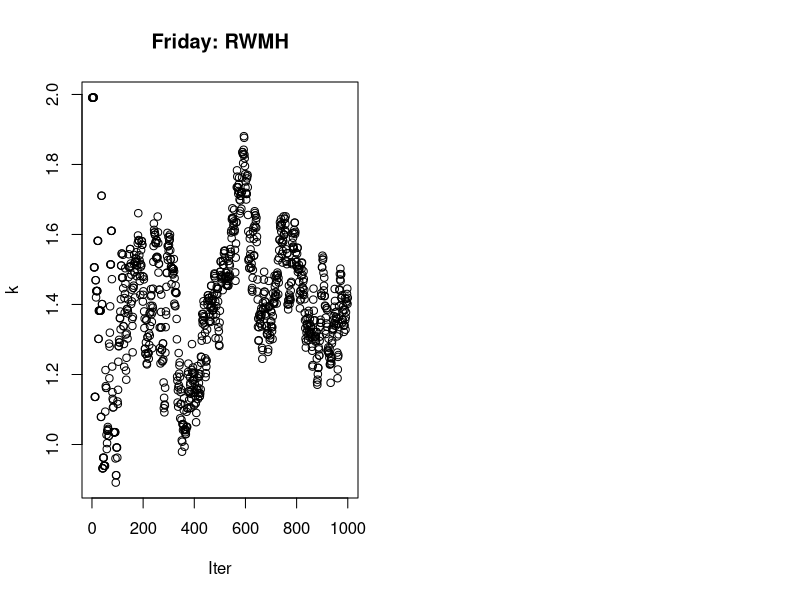
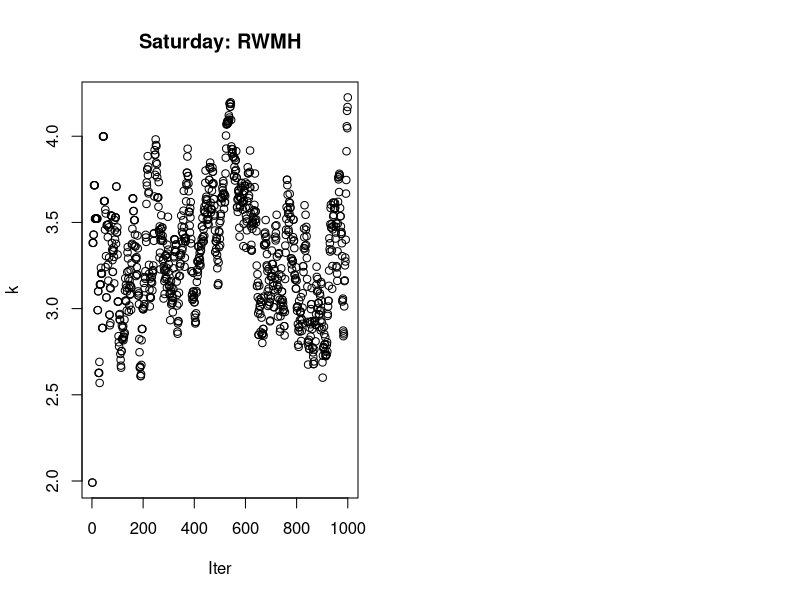
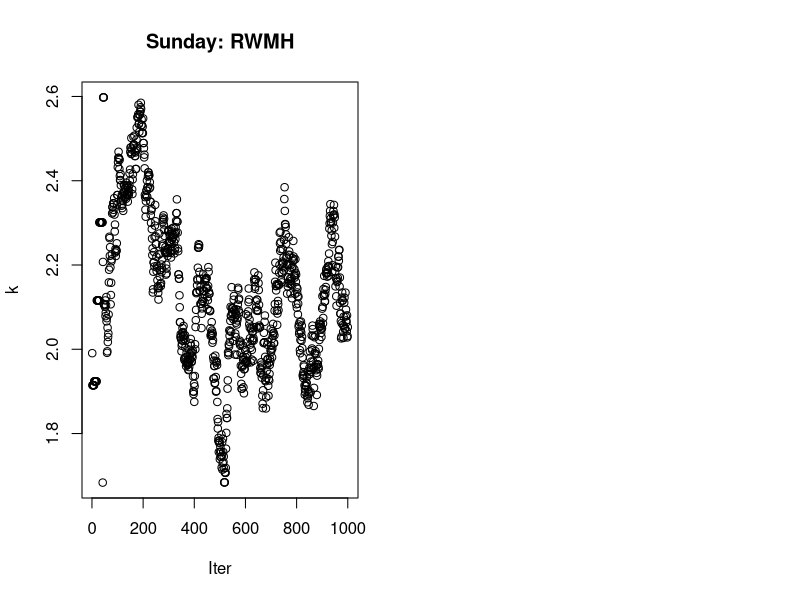

Source code (R) for these figures, in order:
## ----libraries, message=FALSE, warning=FALSE-----------------------------
library(plyr)
library(ggplot2)
library(xtable)
library(MASS)
library(mvtnorm)
library(mcmc)
library(GGally)
library(dplyr)

## ------ Calculate log-posterior ----------------------------------
lupost_factory_weekend <- function(x, df, scale) {
  df=abs(df)
  scale = abs(scale)
  logd <- -x^2/(2*scale^2)+(df-1)*log(x)-(df/2-1)*log(2)-(df-1)*log(scale)-log(gamma(df/2))
  return(sum(logd) - log(1+scale^2)) # log-posterior
}

## ------ Calculate likelihood ----------------------------------
likelihood_factory_weekend <- function(x, df, scale) {
  df=abs(df)
  scale = abs(scale)
  logd <- -x^2/(2*scale^2)+(df-1)*log(x)-(df/2-1)*log(2)-(df-1)*log(scale)-log(gamma(df/2))
  return(sum(logd))
}

## ----random walk metropolis hastings algorithm-------------------------
metropolis_hastings_chi = function(x, df, scale, n_points) {
  #initialize
  current = df
  df_scale = matrix(current, nrow=n_points, ncol=1, byrow=TRUE)
  lupost = matrix(lupost_factory_weekend(x,df,scale), nrow=n_points, ncol=1, byrow=TRUE)
  likelihood = matrix(likelihood_factory_weekend(x,df,scale), nrow=n_points, ncol=1, byrow=TRUE)
  nn = 0
  S = 1
  for (i in 2:n_points) {
    proposed = rnorm(1,current,S)
    proposed = abs(proposed)
    logr = lupost_factory_weekend(x,proposed[1],scale)-lupost_factory_weekend(x,current[1],scale)
    if (log(runif(1)) < logr) {current = proposed; nn = nn + 1}
    df_scale[i] = current
    lupost[i] = lupost_factory_weekend(x,current[1],scale)
    likelihood[i] = likelihood_factory_weekend(x,current[1],scale)
    if (i%%50 == 0) S = var(df_scale[1:i])
  }
  sampler = list(df=df_scale, log_posterior=lupost, acceptance=nn/n_points,
                 arrival_rate = sqrt(2)*scale*gamma((df_scale+1)/2)/gamma(df_scale/2),
                 ar_mean = mean(sqrt(2)*scale*gamma((df_scale+1)/2)/gamma(df_scale/2)),
                 ar_CI = c(sort(sqrt(2)*scale*gamma((df_scale+1)/2)/gamma(df_scale/2))[round(n_points*0.025)],
                           sort(sqrt(2)*scale*gamma((df_scale+1)/2)/gamma(df_scale/2))[round(n_points*0.975)]))
  return(sampler)
}

## ---------- Example of full model (intercept, X1-X4 included) ----------------

df_MLE = 1.9907
scale_MLE = 55.3774

## Friday
x = c(68,13,64,62,56,51,17,60,133,43,208,20,44,38,47,4,60,41,41,21,25,20,35,28,11,57,57,55,7,37,34,55,61,35,56,95,69,42,44,25,79,46,61,47,72)

lupost <- lupost_factory_weekend(x, df_MLE, scale_MLE)
print(lupost)

# sampling
model_sampler = metropolis_hastings_chi(x, df_MLE, scale_MLE, n<-1000)

print(model_sampler$acceptance)
print(model_sampler$ar_mean)
print(model_sampler$ar_CI)

# plot the coefficients by iteration
F_m1 <- matrix(c(1,2),nrow=1,ncol=2,byrow=TRUE)
layout(F_m1)
plot(1:n, model_sampler$df, xlab="Iter", ylab=expression(k), main="Friday: RWMH")
#plot(1:n, model_sampler$scale, xlab="Iter", ylab=expression(s), main="Random Walk Metropolis-Hastings (RWMH)")

#acf(model_sampler$df,100, plot=TRUE, main = expression(k))
#acf(model_sampler$scale,100, plot=TRUE, main = expression(s))



## Satursday
x = c(135,108,86,127,153,151,99,99,105,117,44,73,66,109,100,87,90,84,67,76,43,71,149,96,63,89,58,90,48,96,57,107,123,129,114,114,61,37,37,92,134,85,60)

lupost <- lupost_factory_weekend(x, df_MLE, scale_MLE)
print(lupost)

# sampling
model_sampler = metropolis_hastings_chi(x, df_MLE, scale_MLE, n<-1000)

print(model_sampler$acceptance)
print(model_sampler$ar_mean)
print(model_sampler$ar_CI)

# plot the coefficients by iteration
F_m1 <- matrix(c(1,2),nrow=1,ncol=2,byrow=TRUE)
layout(F_m1)
plot(1:n, model_sampler$df, xlab="Iter", ylab=expression(k), main="Saturday: RWMH")
#plot(1:n, model_sampler$scale, xlab="Iter", ylab=expression(s), main="Random Walk Metropolis-Hastings (RWMH)")

#acf(model_sampler$df,100, plot=TRUE, main = expression(k))
#acf(model_sampler$scale,100, plot=TRUE, main = expression(s))



## Sunday
x = c(87,87,90,120,83,97,90,23,77,71,46,69,21,46,33,53,164,16,77,64,27,25,69,53,52,102,29,97,87,97,96,45,87,77,11,135,67,76,39,55,63,70,20,91,54,64)

lupost <- lupost_factory_weekend(x, df_MLE, scale_MLE)
print(lupost)

# sampling
model_sampler = metropolis_hastings_chi(x, df_MLE, scale_MLE, n<-1000)

print(model_sampler$acceptance)
print(model_sampler$ar_mean)
print(model_sampler$ar_CI)

# plot the coefficients by iteration
F_m1 <- matrix(c(1,2),nrow=1,ncol=2,byrow=TRUE)
layout(F_m1)
plot(1:n, model_sampler$df, xlab="Iter", ylab=expression(k), main="Sunday: RWMH")
#plot(1:n, model_sampler$scale, xlab="Iter", ylab=expression(s), main="Random Walk Metropolis-Hastings (RWMH)")

#acf(model_sampler$df,100, plot=TRUE, main = expression(k))
#acf(model_sampler$scale,100, plot=TRUE, main = expression(s))
